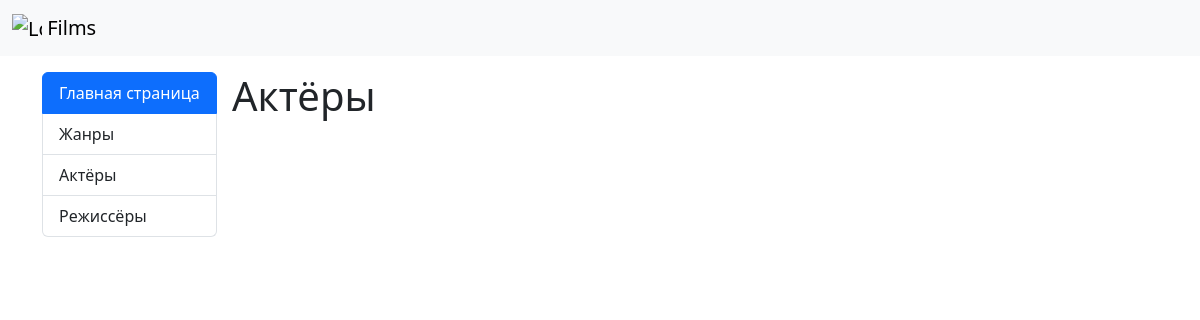
/actors/, run on an earlier commit of the app's database.
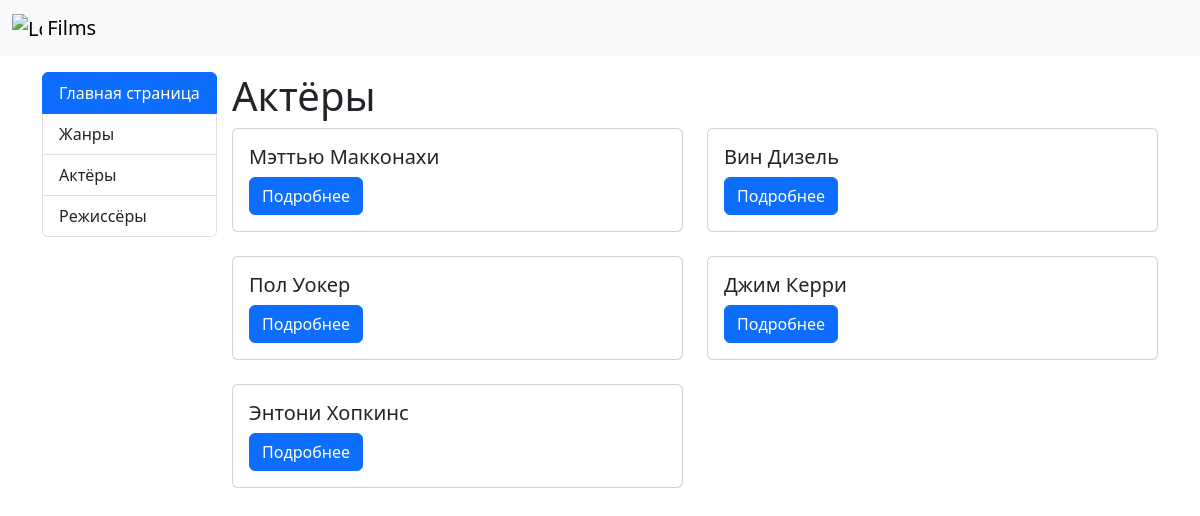
And on a later commit of the database.
### core/models.py (models this page shows, shortened)
class Actor(models.Model):
    surname = models.CharField('Фамилия', max_length=50)
    name = models.CharField('Имя',  max_length=50)
    middlename = models.CharField('Отчество', max_length=50, blank=True)
    date_of_birth = models.DateField('Дата рождения', default=date.today(), blank=False)
    sex = models.CharField('Пол', choices=(('Мужчина', 'Мужчина'), ('Женщина', 'Женщина')),
                           max_length=7, default='Мужчина')
    biography = models.TextField('Биография', blank=True)
    photo = models.ImageField('Фотография', upload_to='photos', blank=True, null=True)
    class Meta:
        verbose_name = 'Актёр'
        verbose_name_plural = 'Актёры'

### core/views.py (the view)
# urls.py: path('actors/', views.get_actors),
def get_actors(request):
    actors = models.Actor.objects.all()
    context = {'title': 'Актёры',
               'actors': actors,
                }
    return render(request, template_name='films/get_actors.html', context=context)

### core/templates/films/get_actors.html (shortened to what this page needs)
<!doctype html>
<html lang="en">
<head>
    <link href="https://cdn.jsdelivr.net/npm/bootstrap@5.3.3/dist/css/bootstrap.min.css" rel="stylesheet"
>
</head>
<body>
<nav class="navbar bg-body-tertiary">
    <div class="container-fluid">
        <a class="navbar-brand" href="#">
            <img src="https://img.freepik.com/free-psd/gradient-abstract-logo_23-2150689648.jpg?size=626&ext=jpg&ga=GA1.1.1964992482.1715261989&semt=ais"
                 alt="Logo" width="30" height="24" class="d-inline-block align-text-top">
            Films
        </a>
    </div>
</nav>
<div class="container mt-3">
    <div class="row">
        <div class="col-md-2">
            <div class="list-group" style="position: fixed">
                <a href="/" class="list-group-item list-group-item-action active" aria-current="true">
                    Главная страница
                </a>
                <a href="/genres/" class="list-group-item list-group-item-action">Жанры</a>
                <a href="/actors/" class="list-group-item list-group-item-action">Актёры</a>
                <a href="/directors/" class="list-group-item list-group-item-action">Режиссёры</a>
            </div>
        </div>
        <div class="col-md-10">
            <h1>{{ title }}</h1>
            <div class="row row-cols-1 row-cols-md-2 g-4">
                {% for item in actors %}
                <div class="col">
                    <div class="card">
                        <div class="card-body">
                            <h5 class="card-title">{{ item.name }} {{ item.surname }}</h5>
                            <a href="/actors/ {{ item.pk }}/" class="btn btn-primary">Подробнее</a>
                        </div>
                    </div>
                </div>
                {% endfor %}
            </div>
        </div>
    </div>
</div>
</body>
</html>

What changed in the data, as far as the page shows it:
added Actor: name "Мэттью", surname "Макконахи"
added Actor: name "Вин", surname "Дизель"
added Actor: name "Пол", surname "Уокер"
added Actor: name "Джим", surname "Керри"
added Actor: name "Энтони", surname "Хопкинс"
